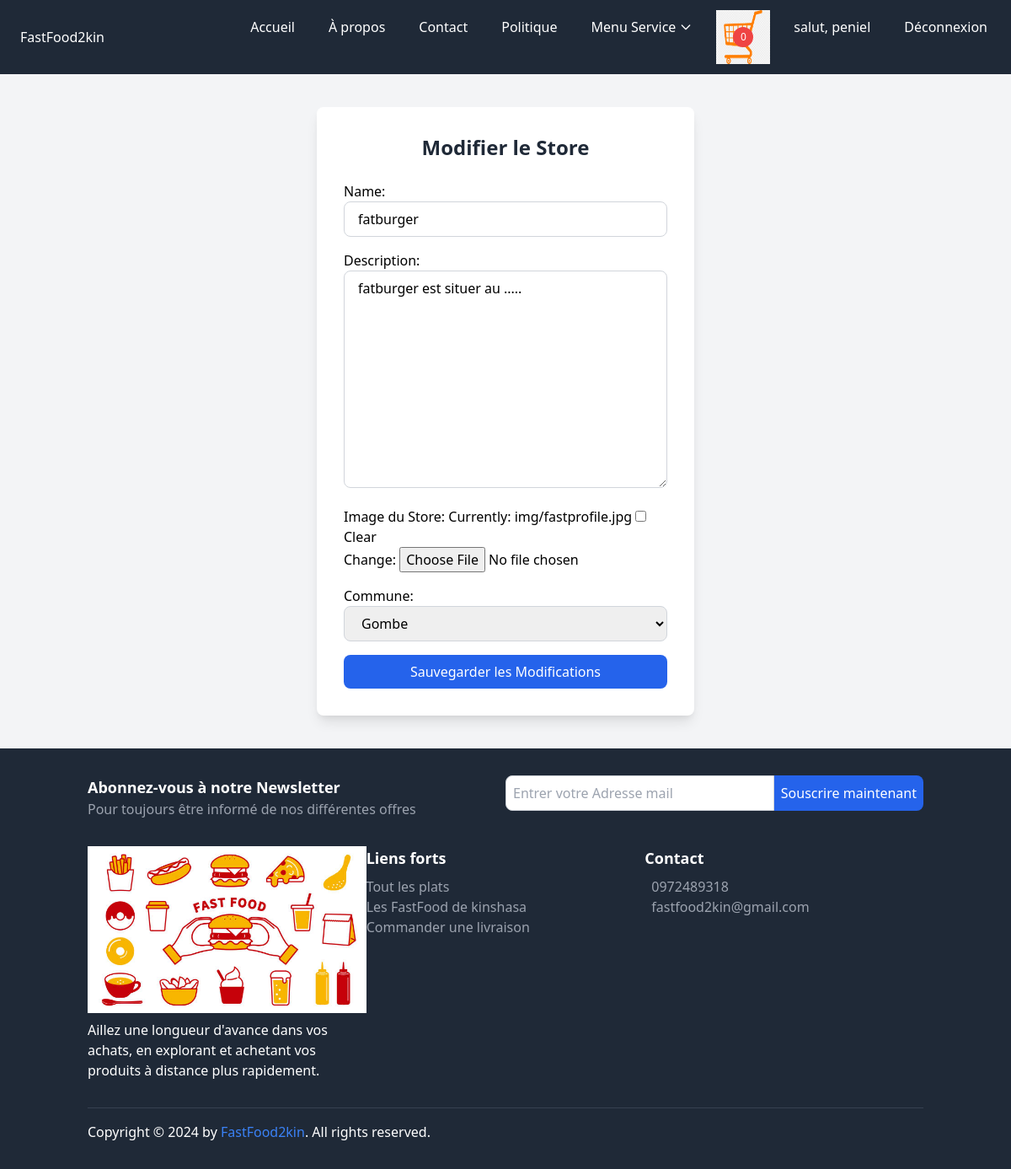
Page /user/store/edit/fatburger/ (signed in) on the committed database.
### core/models.py (models this page shows, shortened)
class Cart(models.Model):
    user = models.ForeignKey(settings.AUTH_USER_MODEL, on_delete=models.CASCADE, related_name='carts')
    created_at = models.DateTimeField(auto_now_add=True)
    is_ordered = models.BooleanField(default=False)
    is_active = models.BooleanField(default=True) # Ajoutez ce champ
    def get_item_count(self):
        return sum(item.quantity for item in self.items.all())

class CustomUser(AbstractUser):
    email = models.EmailField(unique=True)
    profile_pic = models.ImageField(upload_to="p_img", blank=True, null=True)
    address = models.CharField(max_length=50, blank=True, null=True)
    phone = models.CharField(max_length=11, blank=True, null=True)
    role = models.CharField(max_length=50, blank=True, null=True)
    bio = models.TextField(blank=True, null=True)
    USERNAME_FIELD = 'email'
    REQUIRED_FIELDS = ('username',)

class Store(models.Model):
    owner = models.ForeignKey(settings.AUTH_USER_MODEL, on_delete=models.CASCADE, related_name="stores")
    name = models.CharField(max_length=255)
    slug=models.SlugField(blank=True, null=True)
    description = models.TextField()
    thumbnail = models.ImageField(upload_to="img", null=True, blank=True, verbose_name="Image du Store")
    created_at = models.DateTimeField(auto_now_add=True)
    updated_at = models.DateTimeField(auto_now=True, verbose_name="Date de mise à jour")
    commune = models.CharField(max_length=100, choices=COMMUNES_CHOICES, default='kinshasa', verbose_name="Commune")

### core/views.py (the view)
# urls.py: path('store/edit/<slug:slug>/', views.edit_store, name='edit_store'),  # Use slug
@login_required
def edit_store(request, slug):
    store = get_object_or_404(Store, slug=slug, owner=request.user)  # Lookup by slug instead of ID
    if request.method == 'POST':
        form = StoreForm(request.POST, request.FILES, instance=store)
        if form.is_valid():
            form.save()
            messages.success(request, "Le store a été mis à jour avec succès !")
            return redirect('profile')  # Or wherever you want to redirect after editing
    else:
        form = StoreForm(instance=store)
    return render(request, 'core/edit_store.html', {'form': form, 'store': store})

### core/forms.py
class StoreForm(forms.ModelForm):
    class Meta:
        model = Store
        fields = ['name', 'description',"thumbnail", 'commune']  # Retiré le champ 'slug', car il est généré automatiquement
        widgets = {
            'name': forms.TextInput(attrs={
                'class': 'w-full px-4 py-2 border border-gray-300 rounded-lg focus:outline-none focus:ring-2 focus:ring-blue-500',
                'placeholder': 'Entrez le nom du store'
            }),
            'description': forms.Textarea(attrs={
                'class': 'w-full px-4 py-2 border border-gray-300 rounded-lg focus:outline-none focus:ring-2 focus:ring-blue-500',
                'placeholder': 'Entrez la description du store'
            }),
            'commune': forms.Select(attrs={'class': 'w-full px-4 py-2 border border-gray-300 rounded-lg focus:outline-none focus:ring-2 focus:ring-blue-500'}),
            'thumbnail': forms.ClearableFileInput(attrs={'class': 'form-control-file'}),
        }

### core/context_processors.py (called while the page is built)
def cart(request):
    if request.user.is_authenticated:
        cart = get_or_create_cart(request.user)
    else:
        cart = None
    return {'cart': cart}

### core/utils.py (called while the page is built)
def get_or_create_cart(user):
    cart, created = Cart.objects.get_or_create(user=user, is_active=True)
    return cart

### core/templates/core/edit_store.html (shortened to what this page needs)
{% extends 'base.html' %}
{% block content %}
<div class="flex items-center justify-center min-h-screen bg-gray-100">
    <div class="w-full max-w-md bg-white p-8 rounded-lg shadow-lg">
        <h2 class="text-2xl font-semibold text-center text-gray-800 mb-6">Modifier le Store</h2>
        <form method="POST" enctype="multipart/form-data" class="space-y-4">
            {{ form.as_p }}
            <div class="flex justify-between items-center">
                <button type="submit" class="w-full py-2 px-4 bg-blue-600 text-white rounded-lg hover:bg-blue-700 focus:outline-none focus:ring-2 focus:ring-blue-500">
                    Sauvegarder les Modifications
                </button>
            </div>
        </form>
    </div>
</div>
{% endblock %}

### templates/base.html (shortened to what this page needs)
{% load static %}
<!DOCTYPE html>
<html lang="fr">
<head>
    <link href="https://cdn.jsdelivr.net/npm/tailwindcss@2.2.19/dist/tailwind.min.css" rel="stylesheet">
</head>
<body class="bg-gray-100">
    <nav class="bg-gray-800 text-white">
        <div class="max-w-7xl mx-auto px-4 py-3 flex justify-between items-center">
            <a href="{% url 'index' %}" class="text-gray hover:underline flex items-center bg-white-800 p-2 rounded">
                FastFood2kin
            </a>
            <div class="hidden md:flex space-x-4">
                <a href="{% url 'index' %}" class="hover:bg-gray-700 px-3 py-2 rounded">Accueil</a>
                <a href="{% url 'apropos' %}" class="hover:bg-gray-700 px-3 py-2 rounded">À propos</a>
                <a href="{% url 'contact' %}" class="hover:bg-gray-700 px-3 py-2 rounded">Contact</a>
                <a href="{% url 'politique' %}" class="hover:bg-gray-700 px-3 py-2 rounded">Politique</a>
<div class="relative">
    <button class="hover:bg-gray-700 px-3 py-2 rounded inline-flex items-center" id="immoDropdownButton">
       Menu Service
        <svg class="ml-1 w-4 h-4" fill="none" stroke="currentColor" viewBox="0 0 24 24" xmlns="http://www.w3.org/2000/svg">
            <path stroke-linecap="round" stroke-linejoin="round" stroke-width="2" d="M19 9l-7 7-7-7"></path>
        </svg>
    </button>
</div>
<a href="{% url 'cart_detail' %}" class="relative inline-block">
    <span id="cart-items-count" class="absolute top-1/2 left-1/2 bg-red-500 text-white rounded-full w-6 h-6 flex items-center justify-center text-xs transform -translate-x-1/2 -translate-y-1/2">
        {{ cart.get_item_count }}
    </span>
</a>
                {% if request.user.is_authenticated %}
                    <a href="{% url 'profile' %}" class="hover:bg-gray-700 px-3 py-2 rounded">salut, {{ request.user.username }}</a>
                    <a href="{% url 'signout' %}" class="hover:bg-gray-700 px-3 py-2 rounded">Déconnexion</a>
                {% else %}
                    <a href="{% url 'signup' %}" class="hover:bg-gray-700 px-3 py-2 rounded">S'inscrire</a>
                    <a href="{% url 'signin' %}" class="hover:bg-gray-700 px-3 py-2 rounded">Connexion</a>
                {% endif %}
            </div>
        </div>
    </nav>
      {% block content %}{% endblock content %}
    <footer class="bg-gray-800 text-white py-8">
        <div class="container mx-auto px-4">
            <div class="mb-8">
                <div class="flex flex-col md:flex-row">
                    <div class="md:w-1/2 mb-4 md:mb-0">
                        <h3 class="text-lg font-bold">Abonnez-vous à notre Newsletter</h3>
                        <p class="text-gray-400">Pour toujours être informé de nos différentes offres</p>
                    </div>
                    <div class="md:w-1/2">
                        <form action="https://api.web3forms.com/submit" method="POST" class="flex">
                            <input type="email" name="email" placeholder="Entrer votre Adresse mail" required class="flex-1 p-2 rounded-l-lg border border-gray-300" />
                            <button class="bg-blue-600 text-white p-2 rounded-r-lg">Souscrire maintenant</button>
                        </form>
                    </div>
                </div>
            </div>
            <div class="flex flex-col md:flex-row mb-8">
                <div class="md:w-1/3 mb-4 md:mb-0">
                    <div class="footer-logo mb-2">
                        <img class="img-fluid" src="{% static 'img/fastfood2.jpg' %}" alt="">
                    </div>
                    <p>Aillez une longueur d'avance dans vos achats, en explorant et achetant vos produits à distance plus rapidement.</p>
                </div>
                <div class="md:w-1/3 mb-4 md:mb-0">
                    <h3 class="text-lg font-bold">Liens forts</h3>
                    <ul class="mt-2">
                        <li><a href="{% url 'list_product' %}" class="text-gray-400 hover:text-white">Tout les plats</a></li>
                        <li><a href="{% url 'list_store' %}" class="text-gray-400 hover:text-white">Les FastFood de kinshasa</a></li>
                        <li><a href="{% url 'creer_commande' %}" class="text-gray-400 hover:text-white">Commander une livraison</a></li>
                    </ul>
                </div>
                <div class="md:w-1/3">
                    <h3 class="text-lg font-bold">Contact</h3>
                    <div class="mt-2">
                        <p class="flex items-center"><a href="callto:+243 97 24 89 318" class="text-gray-400 hover:text-white">0972489318</a></p>
                        <p class="flex items-center"><a href="mailto:ngelekapeniel@gmail.com" class="text-gray-400 hover:text-white">fastfood2kin@gmail.com</a></p>
                    </div>
                </div>
            </div>
            <div class="border-t border-gray-700 pt-4">
                <div class="flex justify-between items-center">
                    <div>
                        <p class="mb-0">Copyright © 2024 by <a href="#" class="text-blue-500 hover:underline">FastFood2kin</a>. All rights reserved.</p>
                    </div>
                </div>
            </div>
        </div>
    </footer>
</body>
</html>

### rows in the picture
Cart: get_item_count "0"
CustomUser: user.username "peniel"
Store: name "fatburger", description "fatburger est situer au .....", commune "Gombe"
